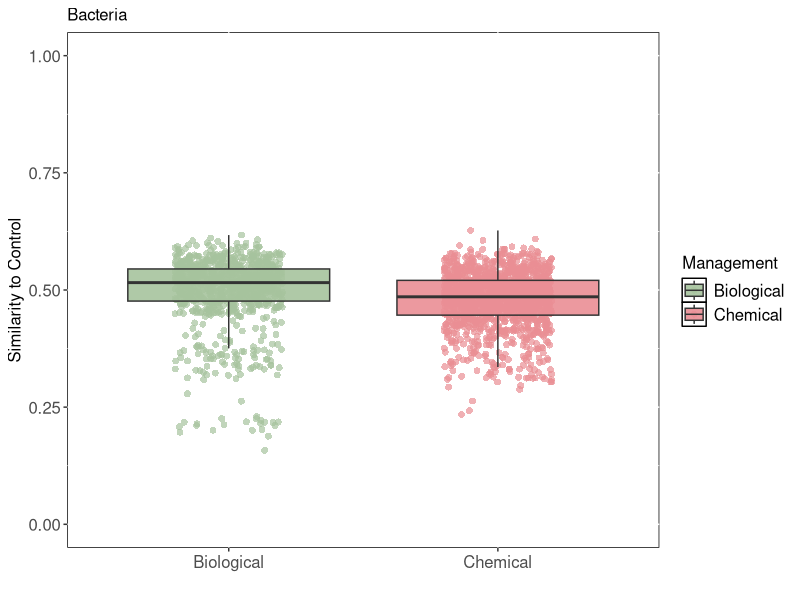
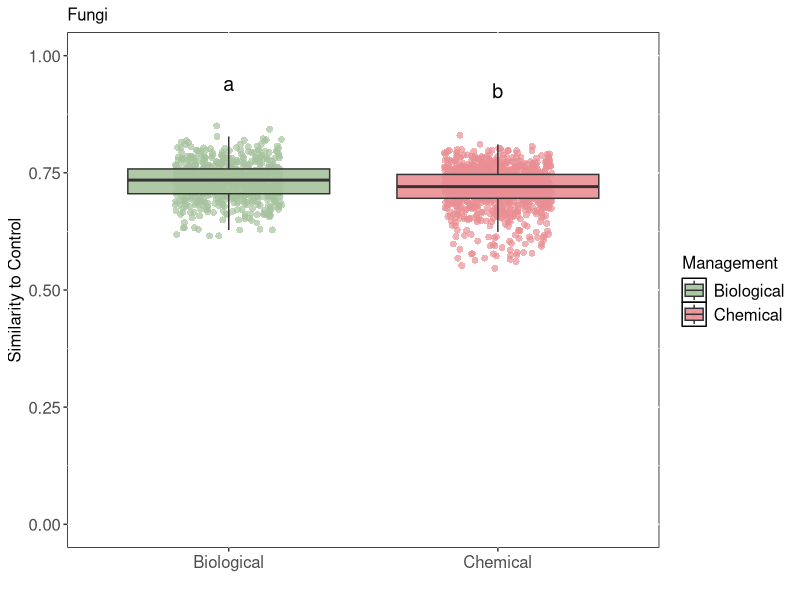
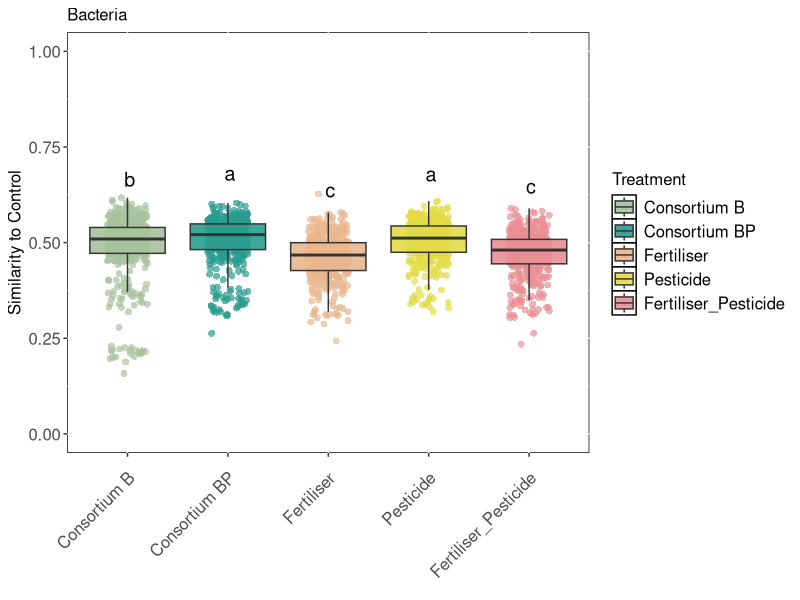
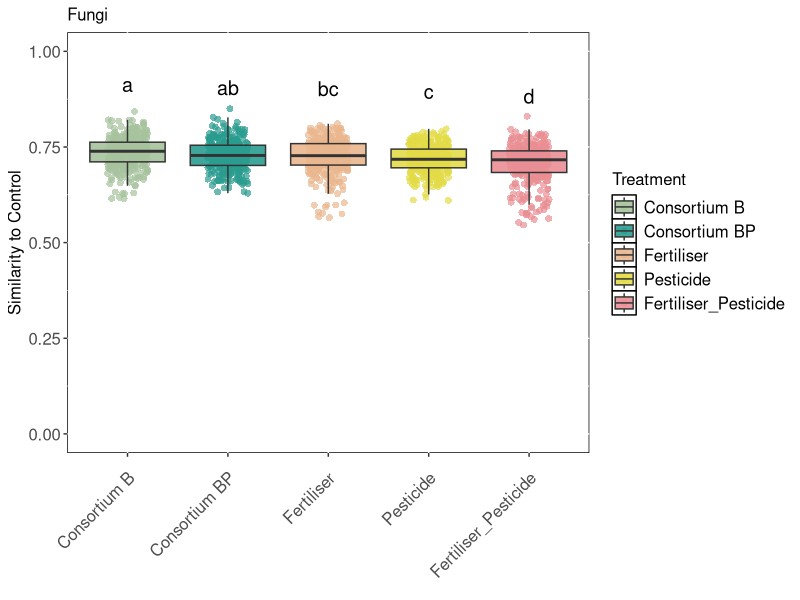
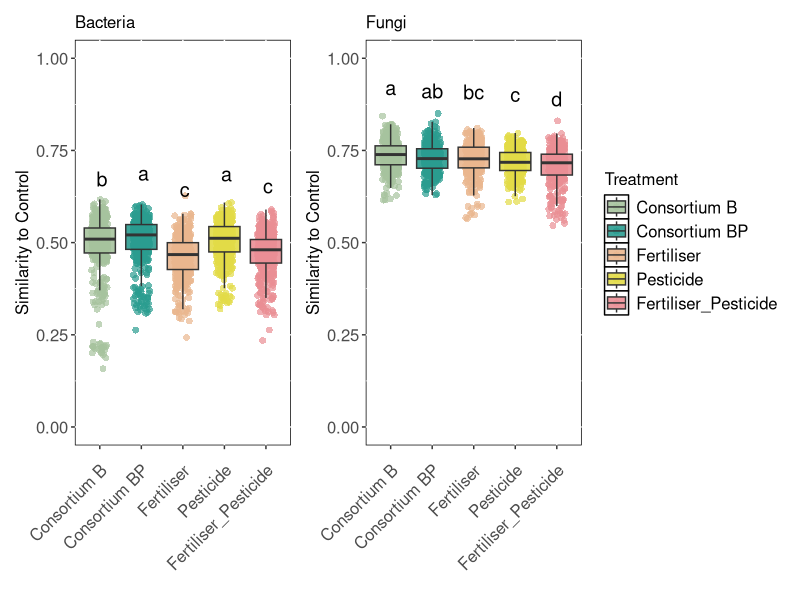
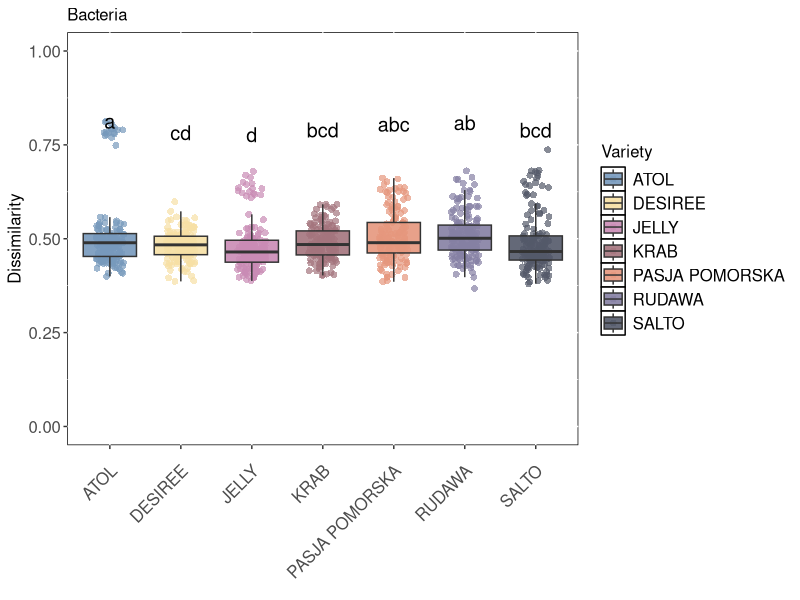
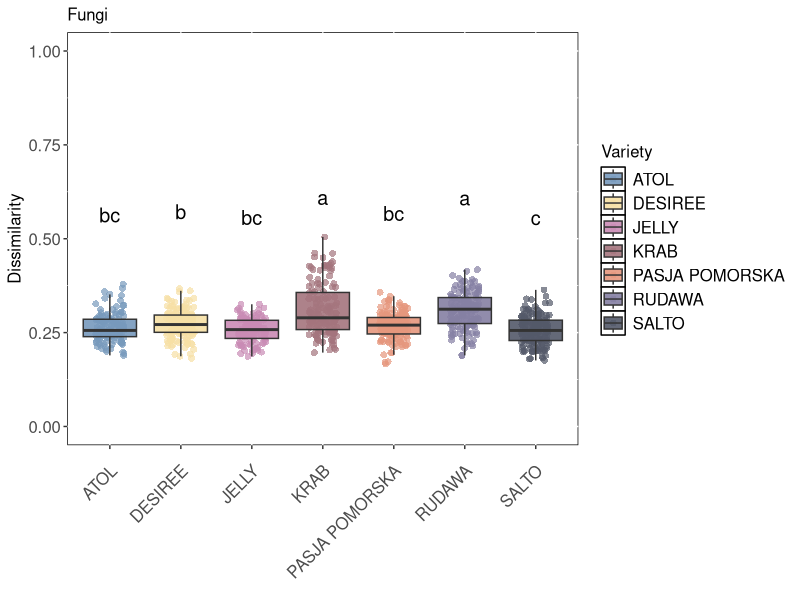
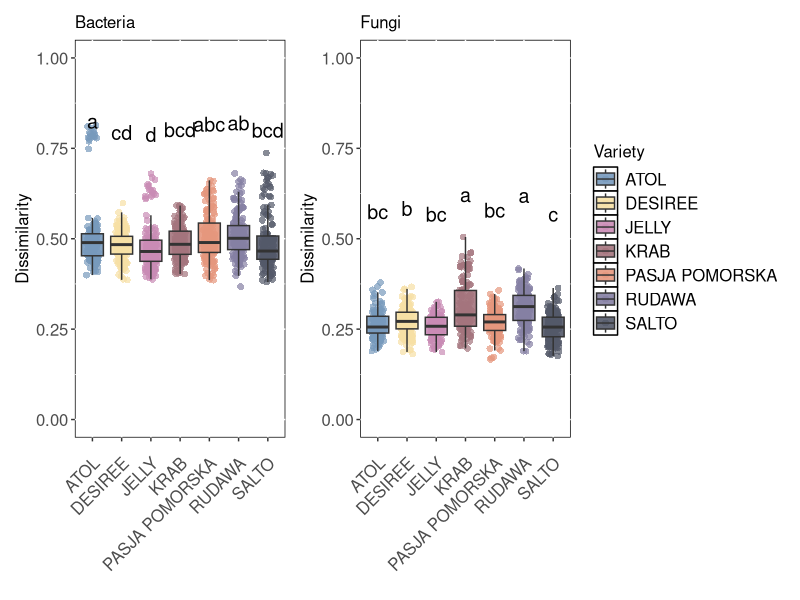

These charts were generated, in order, by the following R code:
# PotatoMETAbiom Field trial experiment
# NL - microbial community composition - Week5

##Initiate libraries####
rm(list=ls())

library(vegan)
library(multcompView)
library(tidyverse)
library(ggplot2)
library(ggpubr)
library(patchwork)

#Figure 3####

### import bacterial distance data (Bray Curtis)####
mydata <- data.table::fread("bac_dist_T1.csv")

# analysis of variance; 1-DISTANCE = similarity
anova <- aov(1-Distance ~ Management, data = mydata)
summary(anova)    #<2e-16 ***

# Tukey's test
tukey <- TukeyHSD(anova)
print(tukey)
# compact letter display
cld <- multcompLetters4(anova, tukey)
print(cld)

# table with factors and 3rd quantile
Tk <- group_by(mydata, Management) %>%
  summarise(mean=mean(1-Distance), quant = quantile(1-Distance, probs = 0.75)) %>%
  arrange(desc(mean))

# extracting the compact letter display and adding to the Tk table
cld <- as.data.frame.list(cld$Management)
Tk$cld <- cld$Letters

print(Tk)

# boxplot # similarity = (1 - Bray_Curtis dissimilarity)
p1 <- ggplot(mydata, aes(x=Management, y=1-Distance, fill=Management)) +
  geom_jitter(aes(color=Management),shape=16, alpha = 0.7, size = 2,
              position=position_jitter(0.2))+
  geom_boxplot(alpha = 0.9, outlier.shape = NA)+
  ylim(0, 1)+
  ylab("Similarity to Control")+ 
  xlab("")+
  labs(title = "Bacteria")+ #Bacterial community distance
  # geom_text(data = Tk, aes(x = Management, y = mean, label = cld),
  #size = 5, vjust=-8, hjust = 0.3)+
  scale_color_manual(values=c("#a6c39d","#ea8e94")) +
  scale_fill_manual(values=c("#a6c39d","#ea8e94"))+
  theme(panel.background=element_rect(fill='white', color='black'), 
        axis.title.x =element_text(size=12), axis.title.y=element_text(size=12),
        axis.text.x =element_text(size=12), axis.text.y=element_text(size=12),
        plot.title = element_text(size = 12)) +
  theme(legend.text=element_text(size=12), legend.title=element_text(size=12),
        axis.text.x = element_text(angle = 0, vjust = 0.9, hjust = 0.5))
p1

#ggsave("distance_T1_bac_man_1.jpeg", dpi=600, width=15, height=14,  units="cm")


### import fungal distance data####
mydata <- data.table::fread("fun_dist_T1.csv")

# analysis of variance; 1-DISTANCE = similarity
anova <- aov(1-Distance ~ Management, data = mydata)
summary(anova)    #<2e-16 ***

# Tukey's test
tukey <- TukeyHSD(anova)
print(tukey)
# compact letter display
cld <- multcompLetters4(anova, tukey)
print(cld)

# table with factors and 3rd quantile
Tk <- group_by(mydata, Management) %>%
  summarise(mean=mean(1-Distance), quant = quantile(1-Distance, probs = 0.75)) %>%
  arrange(desc(mean))

# extracting the compact letter display and adding to the Tk table
cld <- as.data.frame.list(cld$Management)
Tk$cld <- cld$Letters

print(Tk)

# boxplot 
p2 <- ggplot(mydata, aes(x=Management, y=1-Distance, fill=Management)) +
  geom_jitter(aes(color=Management),shape=16, alpha = 0.7, size = 2,
              position=position_jitter(0.2))+
  geom_boxplot(alpha = 0.9, outlier.shape = NA)+
  ylim(0, 1)+
  ylab("Similarity to Control")+
  xlab("")+
  labs(title = "Fungi")+
  geom_text(data = Tk, aes(x = Management, y = mean, label = cld),
            size = 5, vjust=-6, hjust = 0.5)+
  scale_color_manual(values=c("#a6c39d","#ea8e94")) +
  scale_fill_manual(values=c("#a6c39d","#ea8e94"))+
  theme(panel.background=element_rect(fill='white', color='black'), 
        axis.title.x =element_text(size=12), axis.title.y=element_text(size=12),
        axis.text.x =element_text(size=12), axis.text.y=element_text(size=12),
        plot.title = element_text(size = 12)) +
  theme(legend.text=element_text(size=12), legend.title=element_text(size=12),
        axis.text.x = element_text(angle = 0, vjust = 0.9, hjust = 0.5))
p2

#ggsave("distance_T1_fun_man.jpeg", dpi=600, width=15, height=14,  units="cm")


Fig3 <- p1 +p2 + plot_layout(nrow = 1, guides= "collect")&
  theme(legend.position = 'bottom')

ggsave("distance_control_man_1.pdf",p1 +p2+ plot_layout(nrow = 1, guides= "collect")&
         theme(legend.position = 'bottom'),width=7,height=5)

##Figure S9####

### import bacterial distance data####
mydata <- data.table::fread("bac_dist_T1.csv")

mydata$Treatment <- factor(mydata$Treatment, 
                           levels =c("1", "2", "3", "4", "5", "6"), 
                           labels = c("Control", "Consortium B", "Consortium BP", "Fertiliser", "Pesticide",  "Fertiliser_Pesticide"))

# analysis of variance; 1-DISTANCE = similarity
anova <- aov(1-Distance ~ Treatment, data = mydata)
summary(anova)    #<2e-16 ***

# Tukey's test
tukey <- TukeyHSD(anova)
print(tukey)
# compact letter display
cld <- multcompLetters4(anova, tukey)
print(cld)

# table with factors and 3rd quantile
Tk <- group_by(mydata, Treatment) %>%
  summarise(mean=mean(1-Distance), quant = quantile(1-Distance, probs = 0.75)) %>%
  arrange(desc(mean))

# extracting the compact letter display and adding to the Tk table
cld <- as.data.frame.list(cld$Treatment)
Tk$cld <- cld$Letters

print(Tk)

# boxplot similarity = (1 - Bray_Curtis dissimilarity)
p3 <- ggplot(mydata, aes(x=Treatment, y=1-Distance, fill=Treatment)) +
  geom_jitter(aes(color=Treatment),shape=16, alpha = 0.7, size = 2,
              position=position_jitter(0.2))+
  geom_boxplot(alpha = 0.9, outlier.shape = NA)+
  ylim(0, 1)+
  ylab("Similarity to Control")+ 
  xlab("")+
  labs(title = "Bacteria")+ #Bacterial community distance
  geom_text(data = Tk, aes(x = Treatment, y = mean, label = cld),
            size = 5, vjust=-4, hjust = 0.3)+
  scale_color_manual(values=c("#a6c39d","#2a9c90","#eab68e","#e2db47","#ea8e94")) +
  scale_fill_manual(values=c("#a6c39d","#2a9c90","#eab68e","#e2db47","#ea8e94"))+
  theme(panel.background=element_rect(fill='white', color='black'), 
        axis.title.x =element_text(size=12), axis.title.y=element_text(size=12),
        axis.text.x =element_text(size=12), axis.text.y=element_text(size=12),
        plot.title = element_text(size = 12)) +
  theme(legend.text=element_text(size=12), legend.title=element_text(size=12),
        axis.text.x = element_text(angle = 45, vjust = 0.9, hjust = 1))
p3

### import fungal distance data####
mydata <- data.table::fread("fun_dist_T1.csv")

mydata$Treatment <- factor(mydata$Treatment, 
                           levels =c("1", "2", "3", "4", "5", "6"), 
                           labels = c("Control", "Consortium B", "Consortium BP", "Fertiliser", "Pesticide",  "Fertiliser_Pesticide"))

# analysis of variance; 1-DISTANCE = similarity
anova <- aov(1-Distance ~ Treatment, data = mydata)
summary(anova)    #<2e-16 ***

# Tukey's test
tukey <- TukeyHSD(anova)
print(tukey)
# compact letter display
cld <- multcompLetters4(anova, tukey)
print(cld)

# table with factors and 3rd quantile
Tk <- group_by(mydata, Treatment) %>%
  summarise(mean=mean(1-Distance), quant = quantile(1-Distance, probs = 0.75)) %>%
  arrange(desc(mean))

# extracting the compact letter display and adding to the Tk table
cld <- as.data.frame.list(cld$Treatment)
Tk$cld <- cld$Letters

print(Tk)

# boxplot 
p4 <- ggplot(mydata, aes(x=Treatment, y=1-Distance, fill=Treatment)) +
  geom_jitter(aes(color=Treatment),shape=16, alpha = 0.7, size = 2,
              position=position_jitter(0.2))+
  geom_boxplot(alpha = 0.9, outlier.shape = NA)+
  ylim(0, 1)+
  ylab("Similarity to Control")+
  xlab("")+
  labs(title = "Fungi")+
  geom_text(data = Tk, aes(x = Treatment, y = mean, label = cld),
            size = 5, vjust=-4, hjust = 0.5)+#v 调节高度，h调节横向
  scale_color_manual(values=c("#a6c39d","#2a9c90","#eab68e","#e2db47","#ea8e94")) +
  scale_fill_manual(values=c("#a6c39d","#2a9c90","#eab68e","#e2db47","#ea8e94"))+
  theme(panel.background=element_rect(fill='white', color='black'), 
        axis.title.x =element_text(size=12), axis.title.y=element_text(size=12),
        axis.text.x =element_text(size=12), axis.text.y=element_text(size=12),
        plot.title = element_text(size = 12)) +
  theme(legend.text=element_text(size=12), legend.title=element_text(size=12),
        axis.text.x = element_text(angle = 45, vjust = 0.9, hjust = 1))
p4

# merge bac and fun

p3 +p4 + plot_layout(nrow = 1, guides= "collect")&
  theme(legend.position = 'right')

ggsave("distance_control_4.pdf",p3 + p4 + plot_layout(nrow = 1, guides= "collect")&
         theme(legend.position = 'right'),width=9,height=5)


##Figure S10####

### import bacterial distance data####
mydata <- data.table::fread("bac_dist_all_variety.csv")

mydata$Variety <- factor(mydata$Variety,
                         levels=c("ATOL", "DESIREE", "JELLY",  "KRAB", "PASJA_POMORSKA", "RUDAWA", "SALTO"),
                         labels = c("ATOL", "DESIREE", "JELLY", "KRAB", "PASJA POMORSKA", "RUDAWA", "SALTO"))

# analysis of variance; 1-DISTANCE = similarity,DISTANCE = Dissimilarity
anova <- aov(Distance ~ Variety, data = mydata)
summary(anova)    #8.41e-07 ***

# Tukey's test
tukey <- TukeyHSD(anova)
print(tukey)

# compact letter display
cld <- multcompLetters4(anova, tukey)
print(cld)

# table with factors and 3rd quantile
Tk <- group_by(mydata, Variety) %>%
  summarise(mean=mean(Distance), quant = quantile(Distance, probs = 0.75)) %>%
  arrange(desc(mean))

# extracting the compact letter display and adding to the Tk table
cld <- as.data.frame.list(cld$Variety)
Tk$cld <- cld$Letters

print(Tk)

# boxplot 
p5 <- ggplot(mydata, aes(x=Variety, y=Distance, fill=Variety)) +
  geom_jitter(aes(color=Variety),shape=16, alpha = 0.7, size = 2,
              position=position_jitter(0.2))+
  geom_boxplot(alpha = 0.9, outlier.shape = NA)+
  ylim(0, 1)+
  ylab("Dissimilarity")+
  xlab("")+
  labs(title = "Bacteria")+ #Bacterial community distance within varieties
  geom_text(data = Tk, aes(x = Variety, y = mean, label = cld),
            size = 5, vjust=-7, hjust = 0.5)+
  scale_color_manual(values=c("#7799bc","#f6e0a5","#c98bb5","#a4757d","#e5977d","#8580a3","#535969")) +
  scale_fill_manual(values=c("#7799bc","#f6e0a5","#c98bb5","#a4757d","#e5977d","#8580a3","#535969"))+
  theme(panel.background=element_rect(fill='white', color='black'), 
        axis.title.x =element_text(size=12), axis.title.y=element_text(size=12),
        axis.text.x =element_text(size=12), axis.text.y=element_text(size=12),
        plot.title = element_text(size = 12)) +
  theme(legend.text=element_text(size=12), legend.title=element_text(size=12),
        axis.text.x = element_text(angle = 45, vjust = 0.9, hjust = 1))
p5

### import fungal distance data####

mydata <- data.table::fread("fun_dist_all_variety.csv")

mydata$Variety <- factor(mydata$Variety, 
                         levels=c("ATOL", "DESIREE", "JELLY",  "KRAB", "PASJA_POMORSKA", "RUDAWA", "SALTO"),
                         labels = c("ATOL", "DESIREE", "JELLY", "KRAB", "PASJA POMORSKA", "RUDAWA", "SALTO"))

# analysis of variance; 1-DISTANCE = similarity, DISTANCE = Dissimilarity
anova <- aov(Distance ~ Variety, data = mydata)
summary(anova)    #<2e-16 ****

# Tukey's test
tukey <- TukeyHSD(anova)
print(tukey)
# compact letter display
cld <- multcompLetters4(anova, tukey)
print(cld)

# table with factors and 3rd quantile
Tk <- group_by(mydata, Variety) %>%
  summarise(mean=mean(Distance), quant = quantile(Distance, probs = 0.75)) %>%
  arrange(desc(mean))

# extracting the compact letter display and adding to the Tk table
cld <- as.data.frame.list(cld$Variety)
Tk$cld <- cld$Letters

print(Tk)

# boxplot 
p6 <- ggplot(mydata, aes(x=Variety, y=Distance, fill=Variety)) +
  geom_jitter(aes(color=Variety),shape=16, alpha = 0.7, size = 2,
              position=position_jitter(0.2))+
  geom_boxplot(alpha = 0.9, outlier.shape = NA)+
  ylim(0, 1)+
  ylab("Dissimilarity")+
  xlab("")+
  labs(title = "Fungi")+
  geom_text(data = Tk, aes(x = Variety, y = mean, label = cld),
            size = 5, vjust=-7, hjust = 0.5)+
  scale_color_manual(values=c("#7799bc","#f6e0a5","#c98bb5","#a4757d","#e5977d","#8580a3","#535969")) +
  scale_fill_manual(values=c("#7799bc","#f6e0a5","#c98bb5","#a4757d","#e5977d","#8580a3","#535969"))+
  theme(panel.background=element_rect(fill='white', color='black'), 
        axis.title.x =element_text(size=12), axis.title.y=element_text(size=12),
        axis.text.x =element_text(size=12), axis.text.y=element_text(size=12),
        plot.title = element_text(size = 12)) +
  theme(legend.text=element_text(size=12), legend.title=element_text(size=12),
        axis.text.x = element_text(angle = 45, vjust = 0.9, hjust = 1))
p6

p5 + p6 + plot_layout(nrow = 1, guides= "collect")&
  theme(legend.position = 'right')

ggsave("distance_varieties_dissimi_1.pdf",p5 + p6 + plot_layout(nrow = 1, guides= "collect")&
         theme(legend.position = 'right'),width=10,height=4.5)
